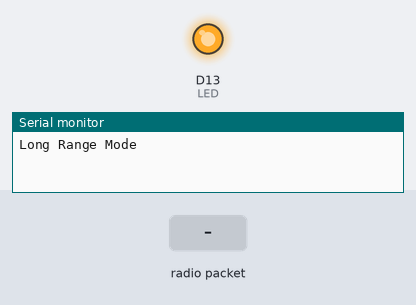
Recording of a sketch running on a simulated Arduino Zero (SAMD21). On the bench: output pins drawn as LEDs (lit = HIGH), the last lines printed to the serial monitor. The test bench sets the inputs (shaded band). No radio packets arrive unless stated.

Above: at 0.1 s.
At 2.2 s:
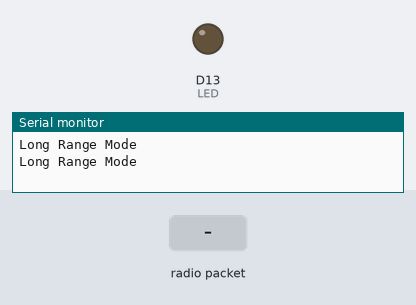
2.3 s: radio packet "1" arrives
Timing chart, 0 to 5.3 s (numbered marks = the images above; inputs shaded):
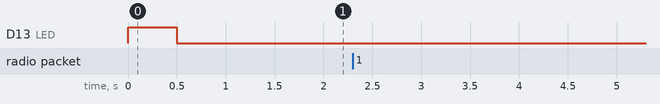

The sketch:

SafeModeRadioServer_withGPS.ino
```cpp
//comment out all extraneous SerialUSB communication if saving to txt file with GPSfileSaver.py

#include <SPI.h>
//#include "CommandLineInterface.h"
//Radio Head Library:
#include <RH_RF95.h>

// We need to provide the RFM95 module's chip select and interrupt pins to the
// rf95 instance below.On the SparkFun ProRF those pins are 12 and 6 respectively.
RH_RF95 rf95(12, 6);

int LED = 13; //Status LED on pin 13

//int packetCounter = 0; //Counts the number of packets sent
long timeSinceLastPacket = 0;
float frequency = 921.2;
int safeMode = 1;
char header[] = "Date, Time, SatelliteCount, Latitude, Longitude, Speed (kmph), Altitude (m), SNR, RSSI, millis";
String DEBUG_Buff;  //buffer for the USB Serial monitor
int safeModeTimer = 0;
int safeModeTimeout = 0;  //Used to track whether tranceiver has entered safemode because of timeout

void setup()
{
  longRange(); //initialize server to safeTransmission mode
  pinMode(LED, OUTPUT);

  SerialUSB.begin(9600);
  // It may be difficult to read serial messages on startup. The following
  // line will wait for serial to be ready before continuing. Comment out if not needed.
  //while(!SerialUSB);
  //SerialUSB.println("RFM Server!");

  //Initialize the Radio.
  if (rf95.init() == false){
    SerialUSB.println("Radio Init Failed - Freezing");
    while (1);
  }
  else{
  // An LED indicator to let us know radio initialization has completed.
    //SerialUSB.println("Receiver up!");
    digitalWrite(LED, HIGH);
    delay(500);
    digitalWrite(LED, LOW);
    delay(500);
  }

  rf95.setFrequency(frequency);
 // The default transmitter power is 13dBm, using PA_BOOST.
 // If you are using RFM95/96/97/98 modules which uses the PA_BOOST transmitter pin, then
 // you can set transmitter powers from 5 to 23 dBm:
  rf95.setTxPower(21, false);
  longRange();
}

void loop()
{
  if (rf95.available()){
    // Should be a message for us now
    uint8_t buf[RH_RF95_MAX_MESSAGE_LEN];
    uint8_t len = sizeof(buf);
    if (rf95.recv(buf, &len)){
      digitalWrite(LED, HIGH); //Turn on status LED
      timeSinceLastPacket = millis(); //Timestamp this packet
      safeModeTimeout = 0;
      //SerialUSB.print("Received message: ");
      SerialUSB.print((char*)buf); SerialUSB.print(" SNR:");
      SerialUSB.print(rf95.lastSNR());
      SerialUSB.print(" RSSI:"); SerialUSB.print(rf95.lastRssi());
      SerialUSB.print(" millis:"); SerialUSB.println(millis());
      digitalWrite(LED, LOW); //Turn off status LED
    }
    else
      SerialUSB.println("Receive failed");
  }
  //Turn off status LED if we haven't received a packet after 1s
  if(millis() - timeSinceLastPacket > 1000){
    digitalWrite(LED, LOW); //Turn off status LED
    timeSinceLastPacket = millis(); //Don't write LED but every 1s
  }
}

void safeTransmission(){ //define transmission mode that minimizes chance of data being corrupted
  SerialUSB.println("Safe Transmission Mode");
  rf95.sleep();
  rf95.setSignalBandwidth(125000); //125kHz, see RH_RF95.h for documentation
  rf95.setSpreadingFactor(9);
  rf95.setCodingRate4(8);
  rf95.available();
}

void highDataRate(){  //define transmission mode that can send the largest amount of data
  SerialUSB.println("High Data Mode");
  rf95.sleep();
  rf95.setSignalBandwidth(250000); //125kHz, see RH_RF95.h for documentation
  rf95.setSpreadingFactor(7);
  rf95.setCodingRate4(4);
  rf95.available();
}

void longRange(){ //define transmission mode that can send the data over the longest range
  SerialUSB.println("Long Range Mode");
  rf95.sleep();
  rf95.setSignalBandwidth(40000); //decreasing BW increases link budget but decreases max crystal tolerance
  rf95.setSpreadingFactor(10);
  rf95.setCodingRate4(4);
  rf95.available();
}
```
